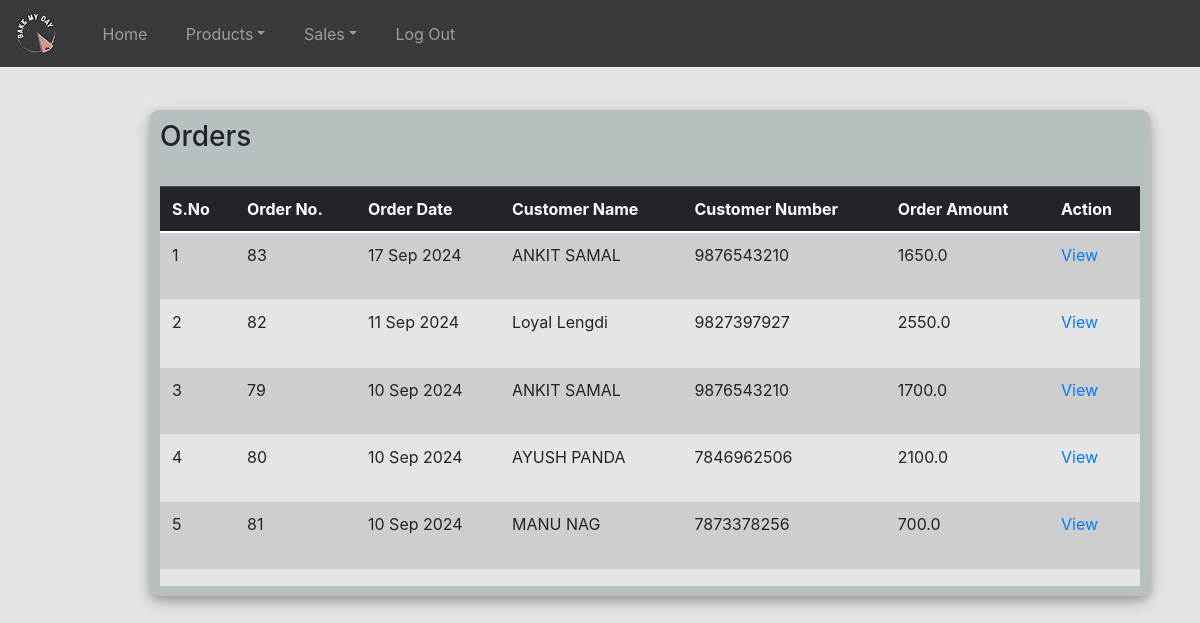
/bakerystore/view-order/ (signed in), run on the app's committed database.
### bakerystore/models.py (models this page shows, shortened)
class Order(models.Model):
    DELIVERY_CHOICE = (
        ('pick-up','Pick Up'),
        ('home-delivery','Home Delivery'),
    )
    customer = models.ForeignKey(Customer,on_delete=CASCADE)
    order_amount=models.FloatField(default=0)
    order_date=models.DateField(auto_now_add=True)
    delivery_mode=models.CharField(max_length=128, choices= DELIVERY_CHOICE)
    feedback=models.CharField(max_length=128,default='NULL')

class Customer(models.Model):
    c_phone=models.CharField(max_length=20)
    c_fname = models.CharField(max_length=128)
    c_lname = models.CharField(max_length=128)
    c_address = models.CharField(max_length=256)
    created = models.DateField(auto_now_add=True)

### bakerystore/views.py (the view, shortened to what this page needs)
# urls.py: path('view-order/',view_order,name='view-order'),
@login_required(login_url='login')
def view_order(request):
    today = date.today()
    o=Order.objects.all().order_by('-order_date')
    context = {
            'o':o
        }
    return render(request,'view_order.html',context)

### templates/view_order.html (shortened to what this page needs)
<html lang="en">
<head>
    <link href="https://cdn.jsdelivr.net/npm/bootstrap@5.0.1/dist/css/bootstrap.min.css" rel="stylesheet">
</head>
<body style="background: #E5E5E5;">
    {% include 'navbar.html' %}
        <div class="container h-100">
            <div class="d-flex justify-content-center h-100">
                <div class="user_card">
                    <div class="d-flex justify-content-left">
                        <h3>Orders</h3>
                    </div>
                 <br>
                    <div class="d-flex justify-content-left" style="height:400px;overflow:auto;background-color: #E5E5E5;">
                        <table class="container table table-striped" id="table">
                            <thead class="table-dark">
                                <tr>
                                    <th>S.No</th>
                                    <th>Order No.</th>
                                    <th>Order Date</th>
                                    <th>Customer Name</th>
                                    <th>Customer Number</th>
                                    <th>Order Amount</th>
                                    <th>Action</th>
                                </tr>
                            </thead>
                            <tbody>
                                {% if o %}
                                    {% for o in o %}
                                    <tr>
                                        <td class="serial">{{ forloop.counter }}</td>
                                        <td>{{ o.id }}</td>
                                        <td>{{ o.order_date|date:"d M Y"}}</td>
                                        <td>{{ o.customer.c_fname }} {{o.customer.c_lname }}</td>
                                        <td>{{ o.customer.c_phone }}</td>
                                        <td>{{ o.order_amount }}</td>
                                        <td><a href="view-order-specific/{{o.id}}">View</a></td>
                                    </tr>
                                    {% endfor %}
                                    {% endif %}
                            </tbody>
                        </table>
                    </div>
                </div>
            </div>
        </div>
    </body>
    </html>

### templates/view_order.html (style rules this page uses)
.user_card { position: absolute; width: 1000px; left: 150px; top: 110px; background: rgba(9, 40, 52, 0.2); border-radius: 20px; display: flex; justify-content: center; flex-direction: column; padding: 10px; box-shadow: 0 4px 8px 0 rgba(0, 0, 0, 0.2), 0 6px 20px 0 rgba(0, 0, 0, 0.19); -webkit-box-shadow: 0 4px 8px 0 rgba(0, 0, 0, 0.2), 0 6px 20px 0 rgba(0, 0, 0, 0.19); -moz-box-shadow: 0 4px 8px 0 rgba(0, 0, 0, 0.2), 0 6px 20px 0 rgba(0, 0, 0, 0.19); border-radius: 9px; }

### data on the page
Order: id "83", order_date "17 Sep 2024", customer.c_fname "ANKIT", customer.c_lname "SAMAL", customer.c_phone "9876543210", order_amount "1650.0"
Order: id "82", order_date "11 Sep 2024", customer.c_fname "Loyal", customer.c_lname "Lengdi", customer.c_phone "9827397927", order_amount "2550.0"
Order: id "79", order_date "10 Sep 2024", customer.c_fname "ANKIT", customer.c_lname "SAMAL", customer.c_phone "9876543210", order_amount "1700.0"
Order: id "80", order_date "10 Sep 2024", customer.c_fname "AYUSH", customer.c_lname "PANDA", customer.c_phone "7846962506", order_amount "2100.0"
Order: id "81", order_date "10 Sep 2024", customer.c_fname "MANU", customer.c_lname "NAG", customer.c_phone "7873378256", order_amount "700.0"
